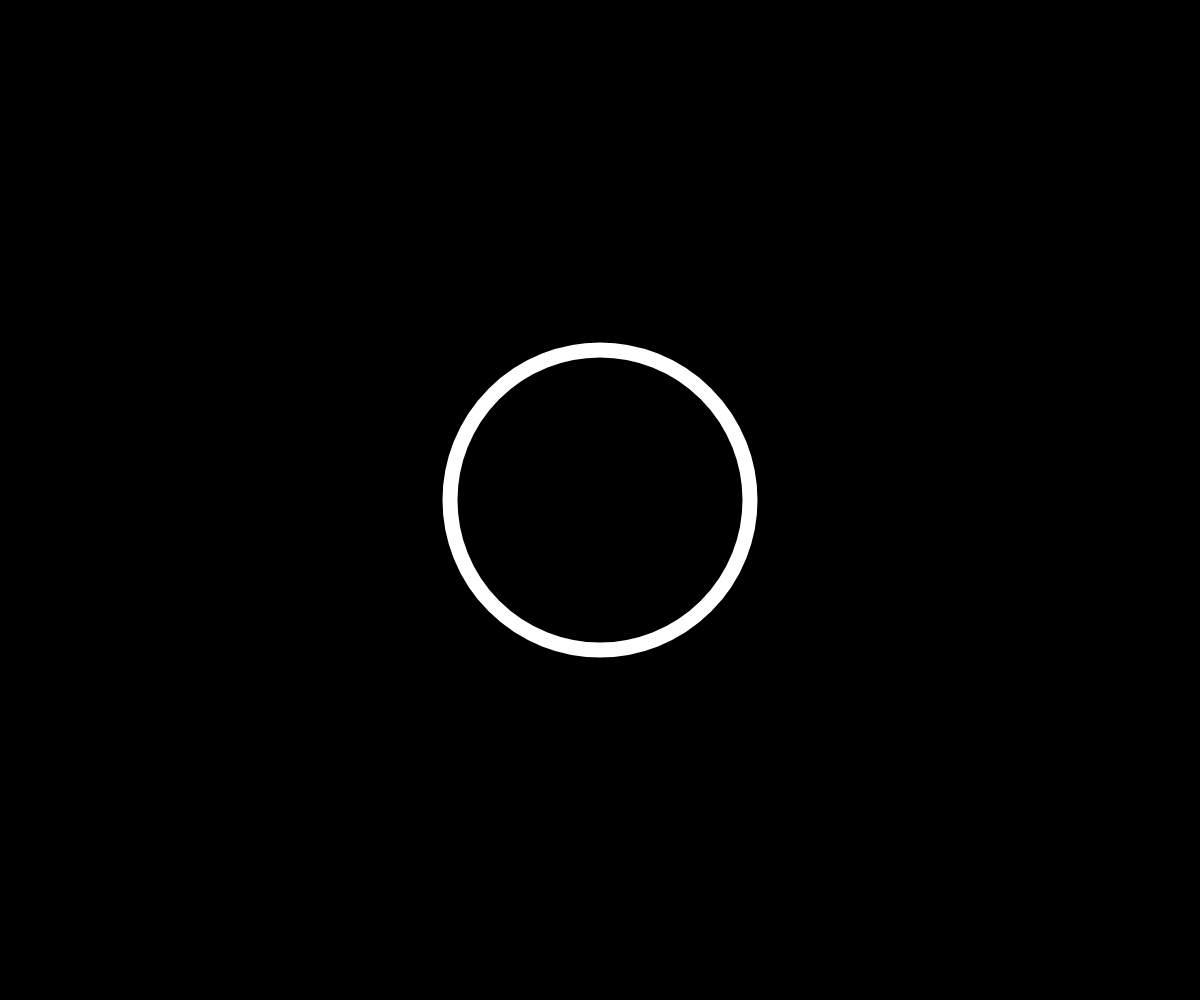
Frame 1 (no input)
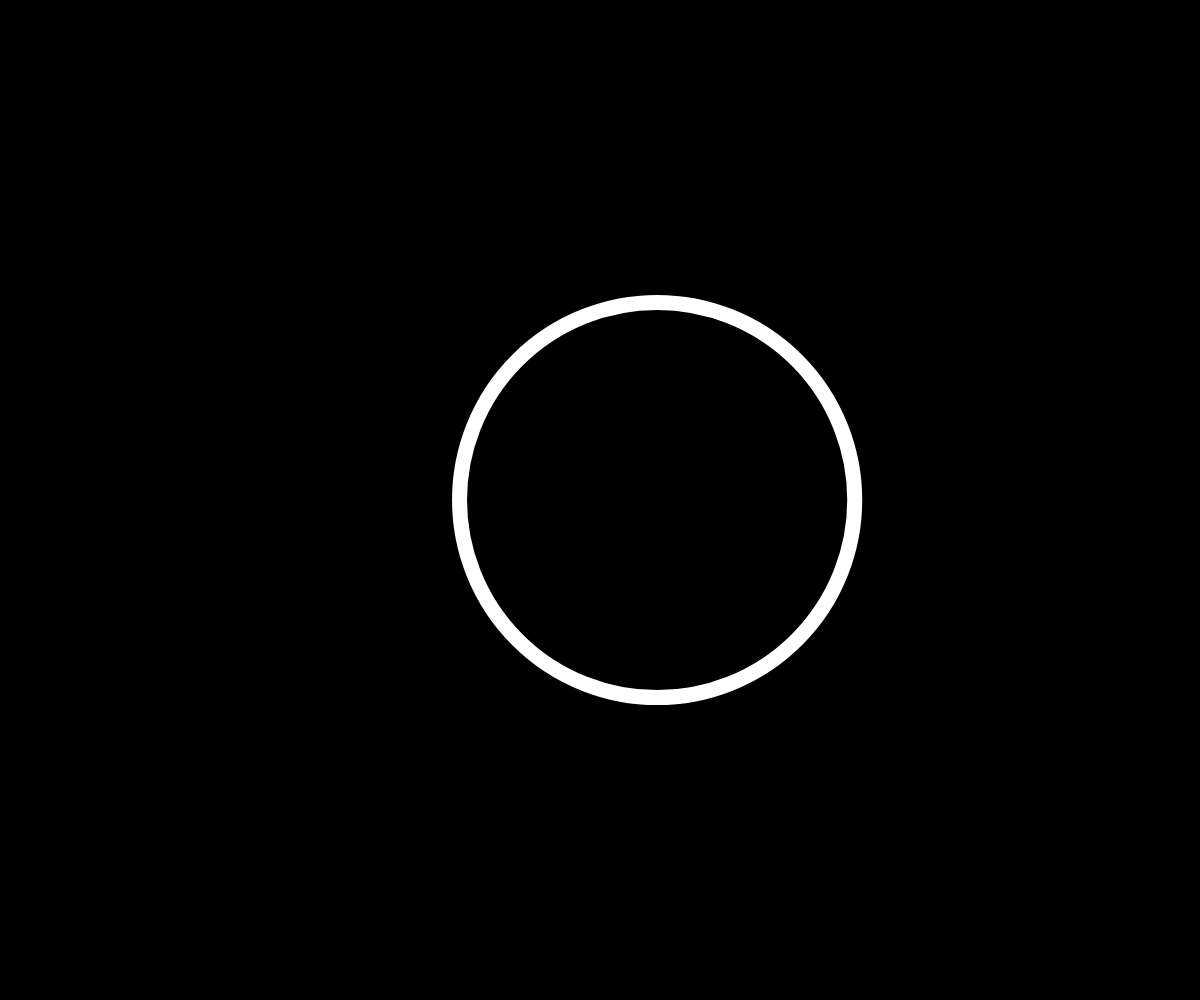
Frame 60 (no input)
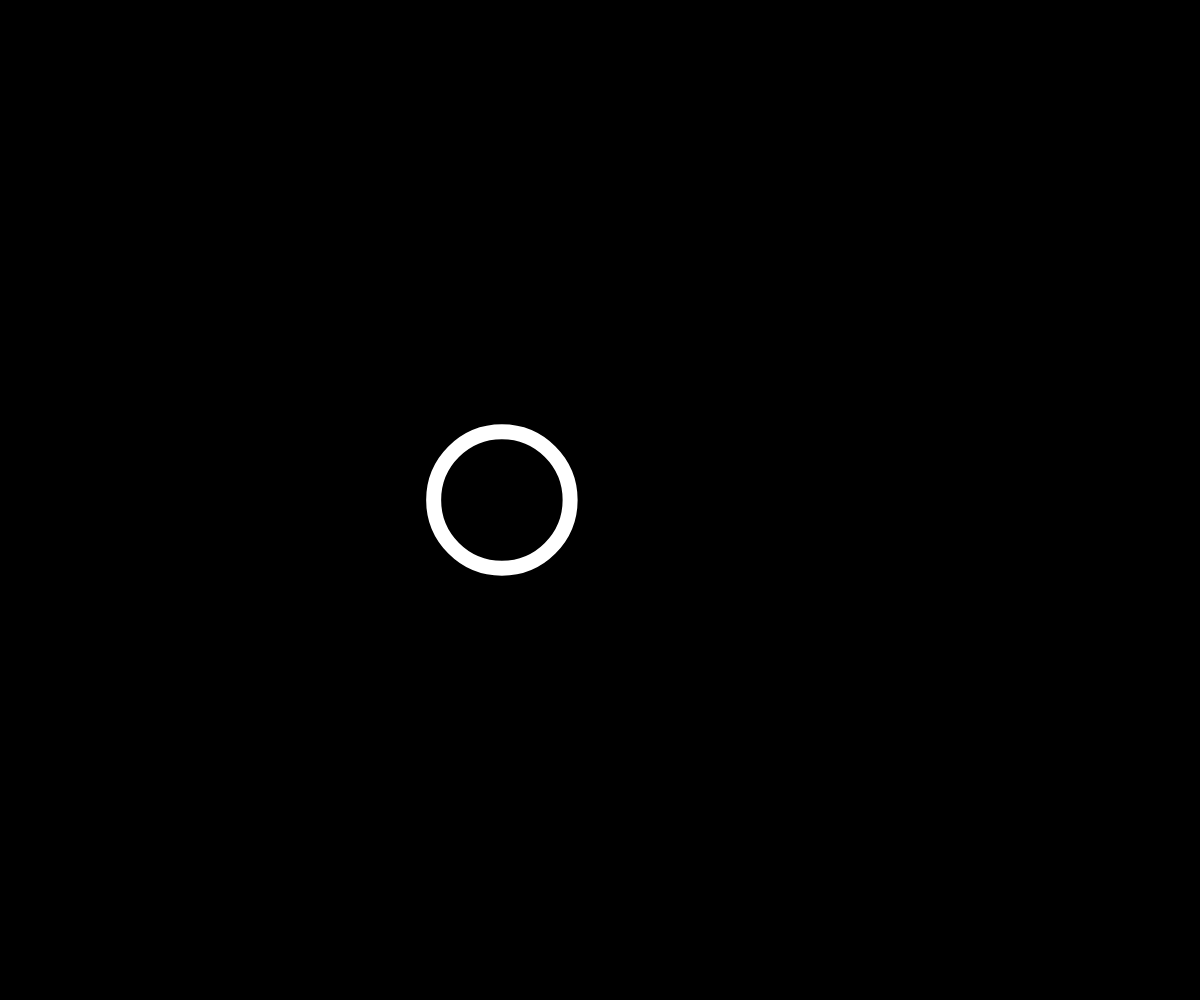
Frame 120 (the mouse pressed at the canvas centre since frame 60)

The p5.js sketch that drew these frames (run headless with seeded random() and noise() and a simulated clock; from frame 60 on, the mouse is pressed at the canvas centre):

// p5.js sketch
// ── sketch.js
/*
Based on p5.js demos by Matt DesLauriers
https://github.com/mattdesl/workshop-p5-intro

The MIT License (MIT) Copyright (c) 2019 Matt DesLauriers

Permission is hereby granted, free of charge, to any person obtaining a copy of this software and associated documentation files (the "Software"), to deal in the Software without restriction, including without limitation the rights to use, copy, modify, merge, publish, distribute, sublicense, and/or sell copies of the Software, and to permit persons to whom the Software is furnished to do so, subject to the following conditions:

The above copyright notice and this permission notice shall be included in all copies or substantial portions of the Software.

THE SOFTWARE IS PROVIDED "AS IS", WITHOUT WARRANTY OF ANY KIND, EXPRESS OR IMPLIED, INCLUDING BUT NOT LIMITED TO THE WARRANTIES OF MERCHANTABILITY, FITNESS FOR A PARTICULAR PURPOSE AND NONINFRINGEMENT. IN NO EVENT SHALL THE AUTHORS OR COPYRIGHT HOLDERS BE LIABLE FOR ANY CLAIM, DAMAGES OR OTHER LIABILITY, WHETHER IN AN ACTION OF CONTRACT, TORT OR OTHERWISE, ARISING FROM, OUT OF OR IN CONNECTION WITH THE SOFTWARE OR THE USE OR OTHER DEALINGS IN THE SOFTWARE.
*/

//set the intitial angle to 0
let angle = 0;

function setup() {
  createCanvas(windowWidth, windowHeight);
  // circle has no fill color
  noFill();
  //circle's stroke color:white
  stroke(255);
}

function windowResized() {
  // Adjust the canvas size when the window resizes to fit the new dimensions
  resizeCanvas(windowWidth, windowHeight);
}

function draw() {
  background(0);
  // Get the smaller value between width and height
  let minDimension = min(width, height);

  // Set the stroke weight for the ball
  strokeWeight(minDimension * 0.015);

  // Set the starting xposition: 25% of the canvas width
  let xStart = width * 0.25;

  // Set the ending xposition: 75% of the canvas width
  let xEnd = width * 0.75;

  // Move the circle back and forth between xStart and xEnd following a sine wave pattern
  let x = map(sin(angle), -1, 1, xStart, xEnd);

  // Set the yposition
  let y = height * 0.5;

  // Set the circle’s diameter as 30% of the smaller canvas dimension
  let diam = minDimension * (0.3 + 0.5 * sin(angle)); //modify

  //draw circle
  circle(x, y, diam);

  // Increase the angle to make the circle oscillate continuously and control speed
  angle += 0.05;
}
